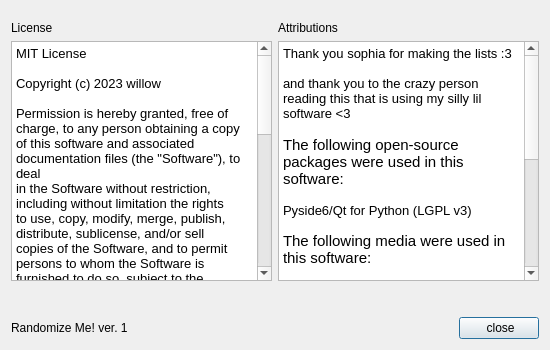
<?xml version="1.0" encoding="UTF-8"?>
<ui version="4.0">
 <class>AboutWindow</class>
 <widget class="QDialog" name="AboutWindow">
  <property name="geometry">
   <rect>
    <x>0</x>
    <y>0</y>
    <width>550</width>
    <height>350</height>
   </rect>
  </property>
  <property name="sizePolicy">
   <sizepolicy hsizetype="Fixed" vsizetype="Fixed">
    <horstretch>0</horstretch>
    <verstretch>0</verstretch>
   </sizepolicy>
  </property>
  <property name="minimumSize">
   <size>
    <width>550</width>
    <height>350</height>
   </size>
  </property>
  <property name="maximumSize">
   <size>
    <width>700</width>
    <height>350</height>
   </size>
  </property>
  <property name="windowTitle">
   <string>About | Randomize Me</string>
  </property>
  <property name="windowIcon">
   <iconset resource="../../icons.qrc">
    <normaloff>:/main/media/logo.png</normaloff>:/main/media/logo.png</iconset>
  </property>
  <layout class="QGridLayout" name="gridLayout_2">
   <item row="1" column="1">
    <spacer name="horizontalSpacer">
     <property name="orientation">
      <enum>Qt::Horizontal</enum>
     </property>
     <property name="sizeHint" stdset="0">
      <size>
       <width>40</width>
       <height>20</height>
      </size>
     </property>
    </spacer>
   </item>
   <item row="1" column="2">
    <widget class="QPushButton" name="quit_btn">
     <property name="text">
      <string> close</string>
     </property>
     <property name="icon">
      <iconset resource="../../icons.qrc">
       <normaloff>:/buttons/media/cross.png</normaloff>:/buttons/media/cross.png</iconset>
     </property>
    </widget>
   </item>
   <item row="1" column="0">
    <widget class="QLabel" name="label_3">
     <property name="text">
      <string>Randomize Me! ver. 1</string>
     </property>
    </widget>
   </item>
   <item row="0" column="0" colspan="3">
    <layout class="QGridLayout" name="gridLayout">
     <item row="1" column="0">
      <widget class="QLabel" name="label">
       <property name="text">
        <string>License</string>
       </property>
      </widget>
     </item>
     <item row="4" column="1">
      <spacer name="verticalSpacer">
       <property name="orientation">
        <enum>Qt::Vertical</enum>
       </property>
       <property name="sizeType">
        <enum>QSizePolicy::Maximum</enum>
       </property>
       <property name="sizeHint" stdset="0">
        <size>
         <width>20</width>
         <height>30</height>
        </size>
       </property>
      </spacer>
     </item>
     <item row="1" column="1">
      <widget class="QLabel" name="label_2">
       <property name="text">
        <string>Attributions</string>
       </property>
      </widget>
     </item>
     <item row="2" column="1">
      <widget class="QTextBrowser" name="attribution_text">
       <property name="font">
        <font>
         <family>Yu Gothic UI</family>
        </font>
       </property>
       <property name="html">
        <string>&lt;!DOCTYPE HTML PUBLIC &quot;-//W3C//DTD HTML 4.0//EN&quot; &quot;http://www.w3.org/TR/REC-html40/strict.dtd&quot;&gt;
&lt;html&gt;&lt;head&gt;&lt;meta name=&quot;qrichtext&quot; content=&quot;1&quot; /&gt;&lt;meta charset=&quot;utf-8&quot; /&gt;&lt;style type=&quot;text/css&quot;&gt;
p, li { white-space: pre-wrap; }
hr { height: 1px; border-width: 0; }
li.unchecked::marker { content: &quot;\2610&quot;; }
li.checked::marker { content: &quot;\2612&quot;; }
&lt;/style&gt;&lt;/head&gt;&lt;body style=&quot; font-family:'Yu Gothic UI'; font-size:9pt; font-weight:400; font-style:normal;&quot;&gt;
&lt;p style=&quot; margin-top:0px; margin-bottom:0px; margin-left:0px; margin-right:0px; -qt-block-indent:0; text-indent:0px;&quot;&gt;&lt;span style=&quot; font-size:10pt;&quot;&gt;Thank you sophia for making the lists :3&lt;/span&gt;&lt;/p&gt;
&lt;p style=&quot;-qt-paragraph-type:empty; margin-top:0px; margin-bottom:0px; margin-left:0px; margin-right:0px; -qt-block-indent:0; text-indent:0px; font-size:10pt;&quot;&gt;&lt;br /&gt;&lt;/p&gt;
&lt;p style=&quot; margin-top:0px; margin-bottom:0px; margin-left:0px; margin-right:0px; -qt-block-indent:0; text-indent:0px;&quot;&gt;&lt;span style=&quot; font-size:10pt;&quot;&gt;and thank you to the crazy person reading this that is using my silly lil software &amp;lt;3&lt;/span&gt;&lt;/p&gt;
&lt;p style=&quot;-qt-paragraph-type:empty; margin-top:0px; margin-bottom:0px; margin-left:0px; margin-right:0px; -qt-block-indent:0; text-indent:0px; font-size:10pt;&quot;&gt;&lt;br /&gt;&lt;/p&gt;
&lt;p style=&quot; margin-top:0px; margin-bottom:0px; margin-left:0px; margin-right:0px; -qt-block-indent:0; text-indent:0px;&quot;&gt;&lt;span style=&quot; font-size:11pt;&quot;&gt;The following open-source packages were used in this software:&lt;/span&gt;&lt;/p&gt;
&lt;p style=&quot;-qt-paragraph-type:empty; margin-top:0px; margin-bottom:0px; margin-left:0px; margin-right:0px; -qt-block-indent:0; text-indent:0px; font-size:10pt;&quot;&gt;&lt;br /&gt;&lt;/p&gt;
&lt;p style=&quot; margin-top:0px; margin-bottom:0px; margin-left:0px; margin-right:0px; -qt-block-indent:0; text-indent:0px;&quot;&gt;&lt;span style=&quot; font-size:10pt;&quot;&gt;Pyside6/Qt for Python (LGPL v3)&lt;/span&gt;&lt;/p&gt;
&lt;p style=&quot;-qt-paragraph-type:empty; margin-top:0px; margin-bottom:0px; margin-left:0px; margin-right:0px; -qt-block-indent:0; text-indent:0px;&quot;&gt;&lt;br /&gt;&lt;/p&gt;
&lt;p style=&quot; margin-top:0px; margin-bottom:0px; margin-left:0px; margin-right:0px; -qt-block-indent:0; text-indent:0px;&quot;&gt;&lt;span style=&quot; font-size:11pt;&quot;&gt;The following media were used in this software:&lt;/span&gt;&lt;/p&gt;
&lt;p style=&quot;-qt-paragraph-type:empty; margin-top:0px; margin-bottom:0px; margin-left:0px; margin-right:0px; -qt-block-indent:0; text-indent:0px;&quot;&gt;&lt;br /&gt;&lt;/p&gt;
&lt;p style=&quot; margin-top:0px; margin-bottom:0px; margin-left:0px; margin-right:0px; -qt-block-indent:0; text-indent:0px;&quot;&gt;&lt;span style=&quot; font-size:10pt; font-weight:700;&quot;&gt;construction worker&lt;/span&gt;&lt;span style=&quot; font-size:10pt;&quot;&gt; (CC BY 2.0 DEED): Tony Alter (https://www.flickr.com/people/78428166@N00)&lt;/span&gt;&lt;br /&gt;&lt;span style=&quot; font-size:10pt; font-weight:700;&quot;&gt;cross icon&lt;/span&gt;&lt;span style=&quot; font-size:10pt;&quot;&gt; (CC BY 4.0 DEED): Situ Herrera (https://icon-icons.com/users/8KiWgJSvFL3JcLJ5k5IqX/icon-sets/)&lt;/span&gt;&lt;/p&gt;
&lt;p style=&quot; margin-top:0px; margin-bottom:0px; margin-left:0px; margin-right:0px; -qt-block-indent:0; text-indent:0px;&quot;&gt;&lt;span style=&quot; font-size:10pt; font-weight:700;&quot;&gt;external icon&lt;/span&gt;&lt;span style=&quot; font-size:10pt;&quot;&gt; (&amp;quot;Flaticon license&amp;quot;): Vaadin (https://www.flaticon.com/authors/vaadin)&lt;/span&gt;&lt;/p&gt;
&lt;p style=&quot; margin-top:0px; margin-bottom:0px; margin-left:0px; margin-right:0px; -qt-block-indent:0; text-indent:0px;&quot;&gt;&lt;span style=&quot; font-size:10pt; font-weight:700;&quot;&gt;table icon&lt;/span&gt;&lt;span style=&quot; font-size:10pt; font-weight:700; font-style:italic;&quot;&gt; &lt;/span&gt;&lt;span style=&quot; font-size:10pt;&quot;&gt;(SIL Open Font License): Dave Gandy (https://www.iconfinder.com/icons/1608863/table_icon)&lt;/span&gt;&lt;/p&gt;
&lt;p style=&quot; margin-top:0px; margin-bottom:0px; margin-left:0px; margin-right:0px; -qt-block-indent:0; text-indent:0px;&quot;&gt;&lt;span style=&quot; font-size:10pt; font-weight:700;&quot;&gt;filter icon&lt;/span&gt;&lt;span style=&quot; font-size:10pt;&quot;&gt; (Apache 2.0): akveo (https://icon-icons.com/users/2j7Ni9Qgct0HtmWmLGnLj/icon-sets/)&lt;/span&gt;&lt;/p&gt;&lt;/body&gt;&lt;/html&gt;</string>
       </property>
      </widget>
     </item>
     <item row="2" column="0">
      <widget class="QTextBrowser" name="license_text">
       <property name="font">
        <font>
         <family>Yu Gothic UI</family>
         <pointsize>10</pointsize>
        </font>
       </property>
       <property name="html">
        <string>&lt;!DOCTYPE HTML PUBLIC &quot;-//W3C//DTD HTML 4.0//EN&quot; &quot;http://www.w3.org/TR/REC-html40/strict.dtd&quot;&gt;
&lt;html&gt;&lt;head&gt;&lt;meta name=&quot;qrichtext&quot; content=&quot;1&quot; /&gt;&lt;meta charset=&quot;utf-8&quot; /&gt;&lt;style type=&quot;text/css&quot;&gt;
p, li { white-space: pre-wrap; }
hr { height: 1px; border-width: 0; }
li.unchecked::marker { content: &quot;\2610&quot;; }
li.checked::marker { content: &quot;\2612&quot;; }
&lt;/style&gt;&lt;/head&gt;&lt;body style=&quot; font-family:'Yu Gothic UI'; font-size:10pt; font-weight:400; font-style:normal;&quot;&gt;
&lt;p style=&quot; margin-top:0px; margin-bottom:0px; margin-left:0px; margin-right:0px; -qt-block-indent:0; text-indent:0px;&quot;&gt;MIT License&lt;/p&gt;
&lt;p style=&quot;-qt-paragraph-type:empty; margin-top:0px; margin-bottom:0px; margin-left:0px; margin-right:0px; -qt-block-indent:0; text-indent:0px;&quot;&gt;&lt;br /&gt;&lt;/p&gt;
&lt;p style=&quot; margin-top:0px; margin-bottom:0px; margin-left:0px; margin-right:0px; -qt-block-indent:0; text-indent:0px;&quot;&gt;Copyright (c) 2023 willow&lt;/p&gt;
&lt;p style=&quot;-qt-paragraph-type:empty; margin-top:0px; margin-bottom:0px; margin-left:0px; margin-right:0px; -qt-block-indent:0; text-indent:0px;&quot;&gt;&lt;br /&gt;&lt;/p&gt;
&lt;p style=&quot; margin-top:0px; margin-bottom:0px; margin-left:0px; margin-right:0px; -qt-block-indent:0; text-indent:0px;&quot;&gt;Permission is hereby granted, free of charge, to any person obtaining a copy&lt;/p&gt;
&lt;p style=&quot; margin-top:0px; margin-bottom:0px; margin-left:0px; margin-right:0px; -qt-block-indent:0; text-indent:0px;&quot;&gt;of this software and associated documentation files (the &amp;quot;Software&amp;quot;), to deal&lt;/p&gt;
&lt;p style=&quot; margin-top:0px; margin-bottom:0px; margin-left:0px; margin-right:0px; -qt-block-indent:0; text-indent:0px;&quot;&gt;in the Software without restriction, including without limitation the rights&lt;/p&gt;
&lt;p style=&quot; margin-top:0px; margin-bottom:0px; margin-left:0px; margin-right:0px; -qt-block-indent:0; text-indent:0px;&quot;&gt;to use, copy, modify, merge, publish, distribute, sublicense, and/or sell&lt;/p&gt;
&lt;p style=&quot; margin-top:0px; margin-bottom:0px; margin-left:0px; margin-right:0px; -qt-block-indent:0; text-indent:0px;&quot;&gt;copies of the Software, and to permit persons to whom the Software is&lt;/p&gt;
&lt;p style=&quot; margin-top:0px; margin-bottom:0px; margin-left:0px; margin-right:0px; -qt-block-indent:0; text-indent:0px;&quot;&gt;furnished to do so, subject to the following conditions:&lt;/p&gt;
&lt;p style=&quot;-qt-paragraph-type:empty; margin-top:0px; margin-bottom:0px; margin-left:0px; margin-right:0px; -qt-block-indent:0; text-indent:0px;&quot;&gt;&lt;br /&gt;&lt;/p&gt;
&lt;p style=&quot; margin-top:0px; margin-bottom:0px; margin-left:0px; margin-right:0px; -qt-block-indent:0; text-indent:0px;&quot;&gt;The above copyright notice and this permission notice shall be included in all&lt;/p&gt;
&lt;p style=&quot; margin-top:0px; margin-bottom:0px; margin-left:0px; margin-right:0px; -qt-block-indent:0; text-indent:0px;&quot;&gt;copies or substantial portions of the Software.&lt;/p&gt;
&lt;p style=&quot;-qt-paragraph-type:empty; margin-top:0px; margin-bottom:0px; margin-left:0px; margin-right:0px; -qt-block-indent:0; text-indent:0px;&quot;&gt;&lt;br /&gt;&lt;/p&gt;
&lt;p style=&quot; margin-top:0px; margin-bottom:0px; margin-left:0px; margin-right:0px; -qt-block-indent:0; text-indent:0px;&quot;&gt;THE SOFTWARE IS PROVIDED &amp;quot;AS IS&amp;quot;, WITHOUT WARRANTY OF ANY KIND, EXPRESS OR&lt;/p&gt;
&lt;p style=&quot; margin-top:0px; margin-bottom:0px; margin-left:0px; margin-right:0px; -qt-block-indent:0; text-indent:0px;&quot;&gt;IMPLIED, INCLUDING BUT NOT LIMITED TO THE WARRANTIES OF MERCHANTABILITY,&lt;/p&gt;
&lt;p style=&quot; margin-top:0px; margin-bottom:0px; margin-left:0px; margin-right:0px; -qt-block-indent:0; text-indent:0px;&quot;&gt;FITNESS FOR A PARTICULAR PURPOSE AND NONINFRINGEMENT. IN NO EVENT SHALL THE&lt;/p&gt;
&lt;p style=&quot; margin-top:0px; margin-bottom:0px; margin-left:0px; margin-right:0px; -qt-block-indent:0; text-indent:0px;&quot;&gt;AUTHORS OR COPYRIGHT HOLDERS BE LIABLE FOR ANY CLAIM, DAMAGES OR OTHER&lt;/p&gt;
&lt;p style=&quot; margin-top:0px; margin-bottom:0px; margin-left:0px; margin-right:0px; -qt-block-indent:0; text-indent:0px;&quot;&gt;LIABILITY, WHETHER IN AN ACTION OF CONTRACT, TORT OR OTHERWISE, ARISING FROM,&lt;/p&gt;
&lt;p style=&quot; margin-top:0px; margin-bottom:0px; margin-left:0px; margin-right:0px; -qt-block-indent:0; text-indent:0px;&quot;&gt;OUT OF OR IN CONNECTION WITH THE SOFTWARE OR THE USE OR OTHER DEALINGS IN THE&lt;/p&gt;
&lt;p style=&quot; margin-top:0px; margin-bottom:0px; margin-left:0px; margin-right:0px; -qt-block-indent:0; text-indent:0px;&quot;&gt;SOFTWARE.&lt;/p&gt;&lt;/body&gt;&lt;/html&gt;</string>
       </property>
      </widget>
     </item>
     <item row="0" column="1">
      <spacer name="verticalSpacer_2">
       <property name="orientation">
        <enum>Qt::Vertical</enum>
       </property>
       <property name="sizeType">
        <enum>QSizePolicy::Maximum</enum>
       </property>
       <property name="sizeHint" stdset="0">
        <size>
         <width>20</width>
         <height>10</height>
        </size>
       </property>
      </spacer>
     </item>
    </layout>
   </item>
  </layout>
 </widget>
 <resources>
  <include location="../../icons.qrc"/>
 </resources>
 <connections/>
</ui>
